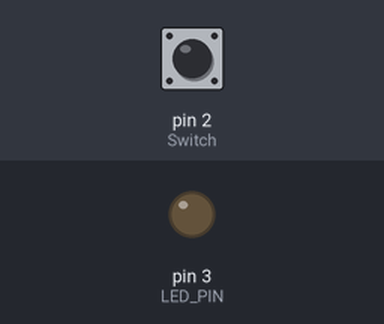
Bench run of a sketch on a simulated Arduino Uno, built with avr-gcc and run on an emulated ATmega328P. On the bench: output pins drawn as LEDs (lit = HIGH). The test bench sets the inputs (shaded band); at power-on: pin 2 (Switch) HIGH. No radio packets arrive unless stated.

Above: at 1.2 s.
1.3 s: pin 2 (Switch) pulled LOW for 0.15 s
At 1.37 s:
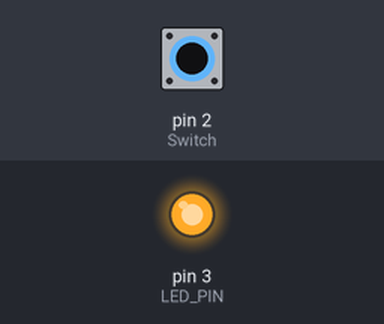
2.9 s: pin 2 (Switch) pulled LOW for 3.2 s
At 6.9 s:
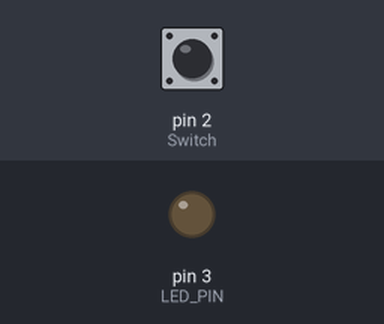
Timing chart, 0 to 8.4 s (numbered marks = the images above; inputs shaded):
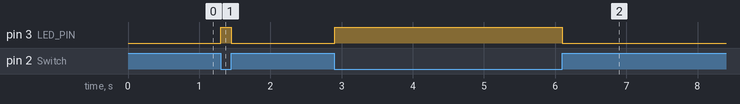

The sketch:

zone_transmitter.ino
```cpp
#include "nRF24L01.h"
#include "RF24.h"
#include "SPI.h"
#define Switch 2
#define LED_PIN 3
int SentMessage[1] = {000};
RF24 radio(9, 10);
const uint64_t pipe = 0xE6E6E6E6E6E6;
void setup()
{
  pinMode(Switch, INPUT_PULLUP);
  digitalWrite(Switch, HIGH);
  radio.begin();                       // Start the NRF24L01
  radio.openWritingPipe(pipe);         // Get NRF24L01 ready to transmit
  pinMode(LED_PIN, OUTPUT);
}
void loop()
{
  if (digitalRead(Switch) == LOW)      // If switch is ON
  {
    SentMessage[0] = 111;
    radio.write(SentMessage, 1);       // Send pressed data to NRF24L01
    digitalWrite(LED_PIN, HIGH);
  }
  else
  {
    SentMessage[0] = 000;
    radio.write(SentMessage, 1);       // Send idle data to NRF24L01
    digitalWrite(LED_PIN, LOW);
  }
}
```

Measured:
- after the input at 1.3 s, pin 3 (LED_PIN): LOW → HIGH at once, → LOW 0.15 s later
- after the input at 2.9 s, pin 3 (LED_PIN): LOW → HIGH at once, → LOW 3.2 s later
